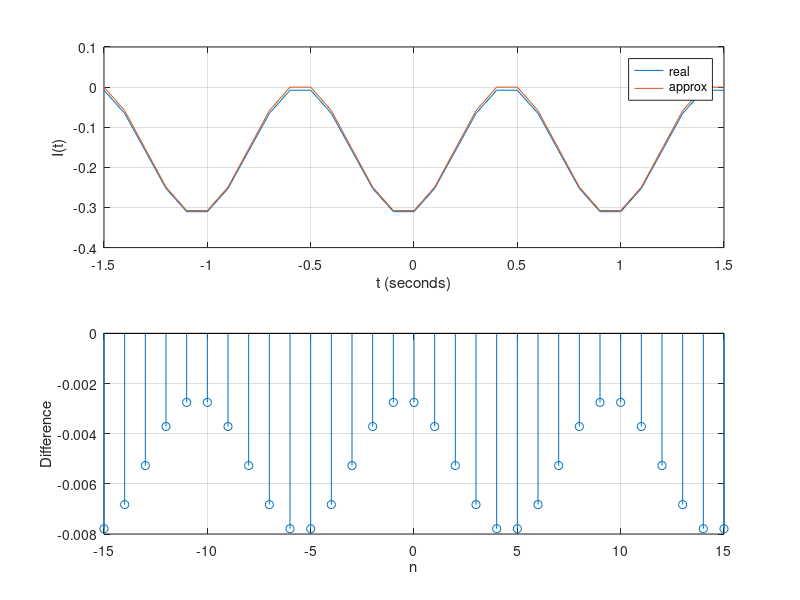

Write the MATLAB code that produced this figure.
close all;
clear variables;
clc;

T=1; % This is arbitrary
omega=2*pi/T;
Ts=T/10;
tmin=-3*T/2;
tmax=3*T/2;
N=tmax/Ts;
n=-N:N;
x=sin(omega*n*Ts);

II=@(t) -(cos(omega*t)+1)/omega; % this is an anonymous function
I1=II(n*Ts+Ts/2); % Why did I add the Ts/2?
I2=Ts*cumsum(x);

figure();
subplot(2,1,1)
plot(n*Ts,I1,n*Ts,I2);
xlabel('t (seconds)');
ylabel('I(t)');
legend('real','approx');
grid on;
subplot(2,1,2)
stem(n,I1-I2);
xlabel('n');
ylabel('Difference');
grid on;


